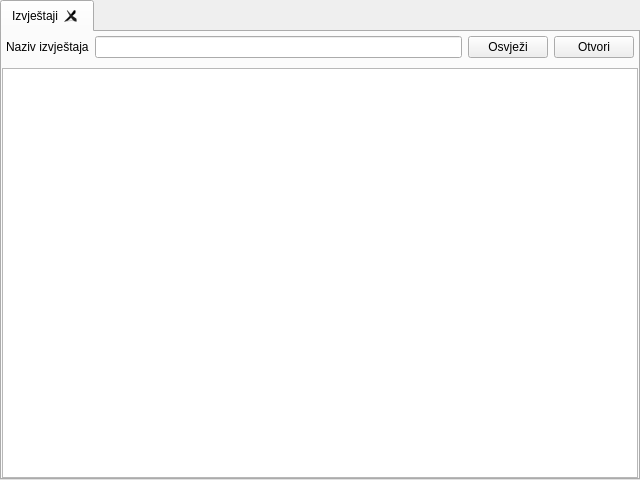
<?xml version="1.0" encoding="UTF-8"?>
<ui version="4.0">
 <class>ReportOpenerWidget</class>
 <widget class="QWidget" name="ReportOpenerWidget">
  <property name="geometry">
   <rect>
    <x>0</x>
    <y>0</y>
    <width>640</width>
    <height>480</height>
   </rect>
  </property>
  <property name="windowTitle">
   <string>Form</string>
  </property>
  <layout class="QVBoxLayout" name="verticalLayout_2">
   <property name="spacing">
    <number>0</number>
   </property>
   <property name="leftMargin">
    <number>0</number>
   </property>
   <property name="topMargin">
    <number>0</number>
   </property>
   <property name="rightMargin">
    <number>0</number>
   </property>
   <property name="bottomMargin">
    <number>0</number>
   </property>
   <item>
    <widget class="QTabWidget" name="tabWidget">
     <property name="currentIndex">
      <number>0</number>
     </property>
     <property name="tabsClosable">
      <bool>true</bool>
     </property>
     <widget class="QWidget" name="reportsTab">
      <attribute name="title">
       <string>Izvještaji</string>
      </attribute>
      <layout class="QGridLayout" name="gridLayout">
       <property name="leftMargin">
        <number>0</number>
       </property>
       <property name="topMargin">
        <number>0</number>
       </property>
       <property name="rightMargin">
        <number>0</number>
       </property>
       <property name="bottomMargin">
        <number>0</number>
       </property>
       <item row="0" column="0">
        <layout class="QHBoxLayout" name="horizontalLayout">
         <property name="sizeConstraint">
          <enum>QLayout::SetMinimumSize</enum>
         </property>
         <property name="leftMargin">
          <number>4</number>
         </property>
         <property name="topMargin">
          <number>4</number>
         </property>
         <property name="rightMargin">
          <number>4</number>
         </property>
         <property name="bottomMargin">
          <number>4</number>
         </property>
         <item>
          <widget class="QLabel" name="label">
           <property name="text">
            <string>Naziv izvještaja</string>
           </property>
          </widget>
         </item>
         <item>
          <widget class="QLineEdit" name="reportNameFilter"/>
         </item>
         <item>
          <widget class="QPushButton" name="refreshButton">
           <property name="text">
            <string>Osvježi</string>
           </property>
          </widget>
         </item>
         <item>
          <widget class="QPushButton" name="openReportBtn">
           <property name="text">
            <string>Otvori</string>
           </property>
          </widget>
         </item>
        </layout>
       </item>
       <item row="1" column="0">
        <widget class="QTableView" name="reportsTable">
         <property name="selectionMode">
          <enum>QAbstractItemView::SingleSelection</enum>
         </property>
         <property name="selectionBehavior">
          <enum>QAbstractItemView::SelectRows</enum>
         </property>
        </widget>
       </item>
      </layout>
     </widget>
    </widget>
   </item>
  </layout>
 </widget>
 <resources/>
 <connections/>
</ui>
